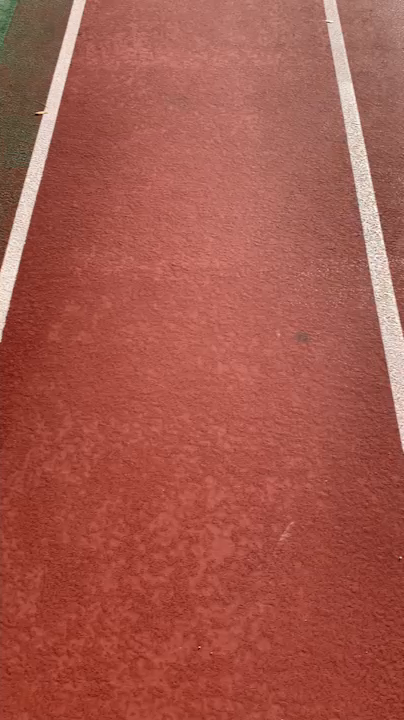
#> input picture frame 30 of image/stopline_test_1.mp4, 404 x 720 px, given in place of Shadow_Test_1.avi, which was not available
$ python temp.py
#> lines starting #> are read from the running program, lines starting #| are printed output that depends on the picture; pictures that were not available may be replaced by others from this repository, and a replacement may not be noted
import cv2
import numpy as np
import scipy.fftpack

#### imclearborder definition
# [51 lines left out: functions imclearborder, bwareaopen, not called in this run]

def homomorphic_filtering(img, sigma):

    # Convert image to 0 to 1, then do log(1 + I)
    imgLog = np.log1p(np.array(img, dtype="float") / 255)

    # Create Gaussian mask of sigma = 10
    M = 2 * rows + 1
    N = 2 * cols + 1
    (X, Y) = np.meshgrid(np.linspace(0, N - 1, N), np.linspace(0, M - 1, M))
    centerX = np.ceil(N / 2)
    centerY = np.ceil(M / 2)
    gaussianNumerator = (X - centerX) ** 2 + (Y - centerY) ** 2

    # Low pass and high pass filters
    Hlow = np.exp(-gaussianNumerator / (2 * sigma * sigma))
    Hhigh = 1 - Hlow

    # Move origin of filters so that it's at the top left corner to
    # match with the input image
    HlowShift = scipy.fftpack.ifftshift(Hlow.copy())
    HhighShift = scipy.fftpack.ifftshift(Hhigh.copy())

    # Filter the image and crop
    If = scipy.fftpack.fft2(imgLog.copy(), (M,N))
    Ioutlow = scipy.real(scipy.fftpack.ifft2(If.copy() * HlowShift, (M,N)))
    Iouthigh = scipy.real(scipy.fftpack.ifft2(If.copy() * HhighShift, (M,N)))

    # Set scaling factors and add
    gamma1 = 0
    gamma2 = 1
    Iout = gamma1 * Ioutlow[0:rows, 0:cols] + gamma2 * Iouthigh[0:rows, 0:cols]
    # Anti-log then rescale to [0,1]
    Ihmf = np.expm1(Iout)
    Ihmf = (Ihmf - np.min(Ihmf)) / (np.max(Ihmf) - np.min(Ihmf))
    Ihmf2 = np.array(255 * Ihmf, dtype = "uint8")

    # Threshold the image - Anything below intensity 65 gets set to white
    Ithresh = Ihmf2 < 65
    Ithresh = 255 * Ithresh.astype("uint8")

    # Clear off the border.  Choose a border radius of 5 pixels
    Iclear = imclearborder(Ithresh, 5)

    # Eliminate regions that have areas below 120 pixels
    Iopen = bwareaopen(Iclear, 120)

    return Ihmf2, Ithresh, Iopen

# [6 lines left out: function canny, not called in this run]

# Video 불러오기
cap = cv2.VideoCapture("../image/Shadow_Test_1.avi")

while True:
    ret, img = cap.read()
#> img is the input picture: shape (720, 404, 3); mean B, G, R 75.4, 87.6, 165.1

    if not ret:
        break

    # cvtColor & resize
    img = cv2.cvtColor(img, cv2.COLOR_RGB2GRAY)
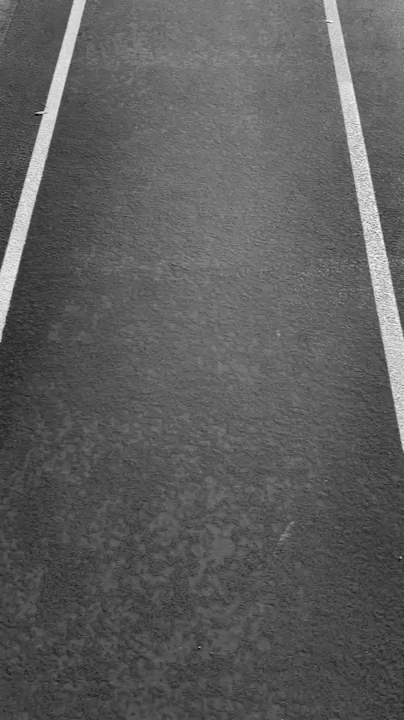
#> img: shape (720, 404); min 1, max 250, mean 92.9
    img = cv2.resize(img, (350, 400))
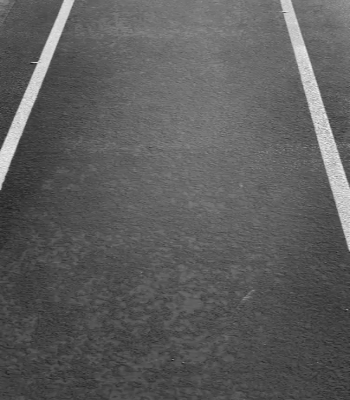
#> img: shape (400, 350); min 25, max 239, mean 92.8

    # Number of rows and columns
    rows = img.shape[0]
#> rows = 400
    cols = img.shape[1]
#> cols = 350

    # Remove some columns from the beginning and end
    img = img[:, 59:cols-20]
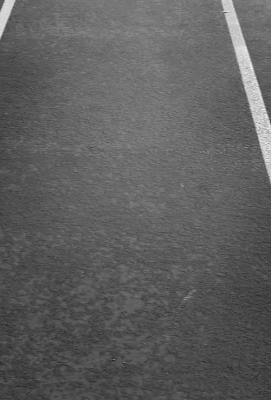
#> img: shape (400, 271); min 27, max 239, mean 94.7

    # Number of rows and columns
    rows = img.shape[0]
    cols = img.shape[1]
#> cols = 271

    homo_sigma = 1
    canny_blur = 5
    low_thresh = 70
    high_thresh = 190

    # Homomorphic filtering
    Ihmf2, Ithresh, Iopen = homomorphic_filtering(img, homo_sigma)
#> in homomorphic_filtering, `imgLog = np.log1p(np.array(img, dtype="float") / 255)`:
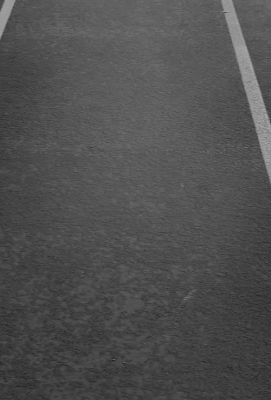
#> imgLog: shape (400, 271) float64; min 0.101, max 0.661, mean 0.314
#> (the run stopped early here; a loop or call above may not have finished)

$ run again, starting later in the video
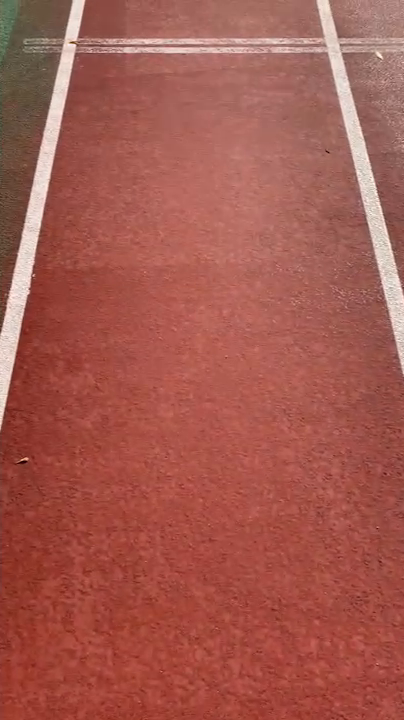
#> input picture frame 137 of image/stopline_test_1.mp4, 404 x 720 px, given in place of Shadow_Test_1.avi, which was not available
#> img is the input picture: shape (720, 404, 3); mean B, G, R 78.9, 89.2, 163.2
#> `img = cv2.resize(img, (350, 400))`:
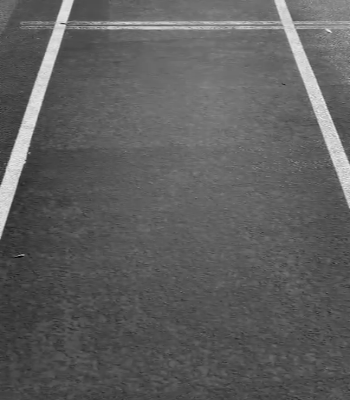
#> img: shape (400, 350); min 4, max 238, mean 94.5
#> in homomorphic_filtering, `imgLog = np.log1p(np.array(img, dtype="float") / 255)`:
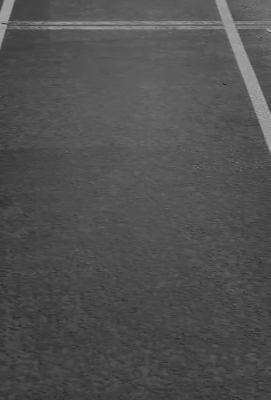
#> imgLog: shape (400, 271) float64; min 0.132, max 0.659, mean 0.316

$ run again, starting later in the video
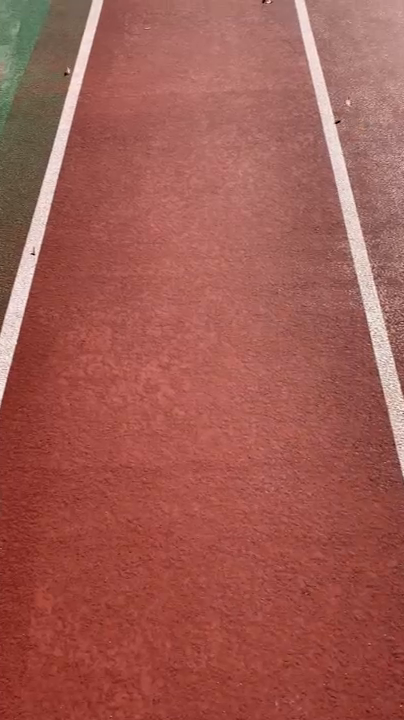
#> input picture frame 244 of image/stopline_test_1.mp4, 404 x 720 px, given in place of Shadow_Test_1.avi, which was not available
#> img is the input picture: shape (720, 404, 3); mean B, G, R 81.9, 90.9, 160.6
#> `img = cv2.resize(img, (350, 400))`:
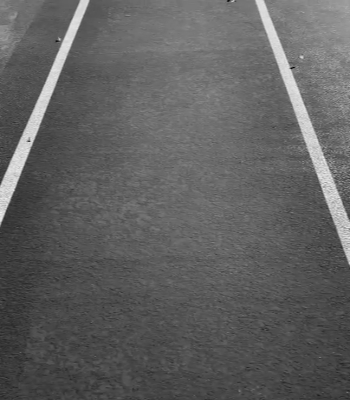
#> img: shape (400, 350); min 2, max 239, mean 96
#> in homomorphic_filtering, `imgLog = np.log1p(np.array(img, dtype="float") / 255)`:
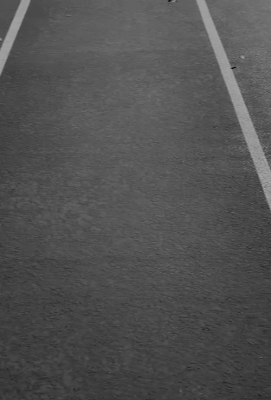
#> imgLog: shape (400, 271) float64; min 0.00781, max 0.645, mean 0.321
